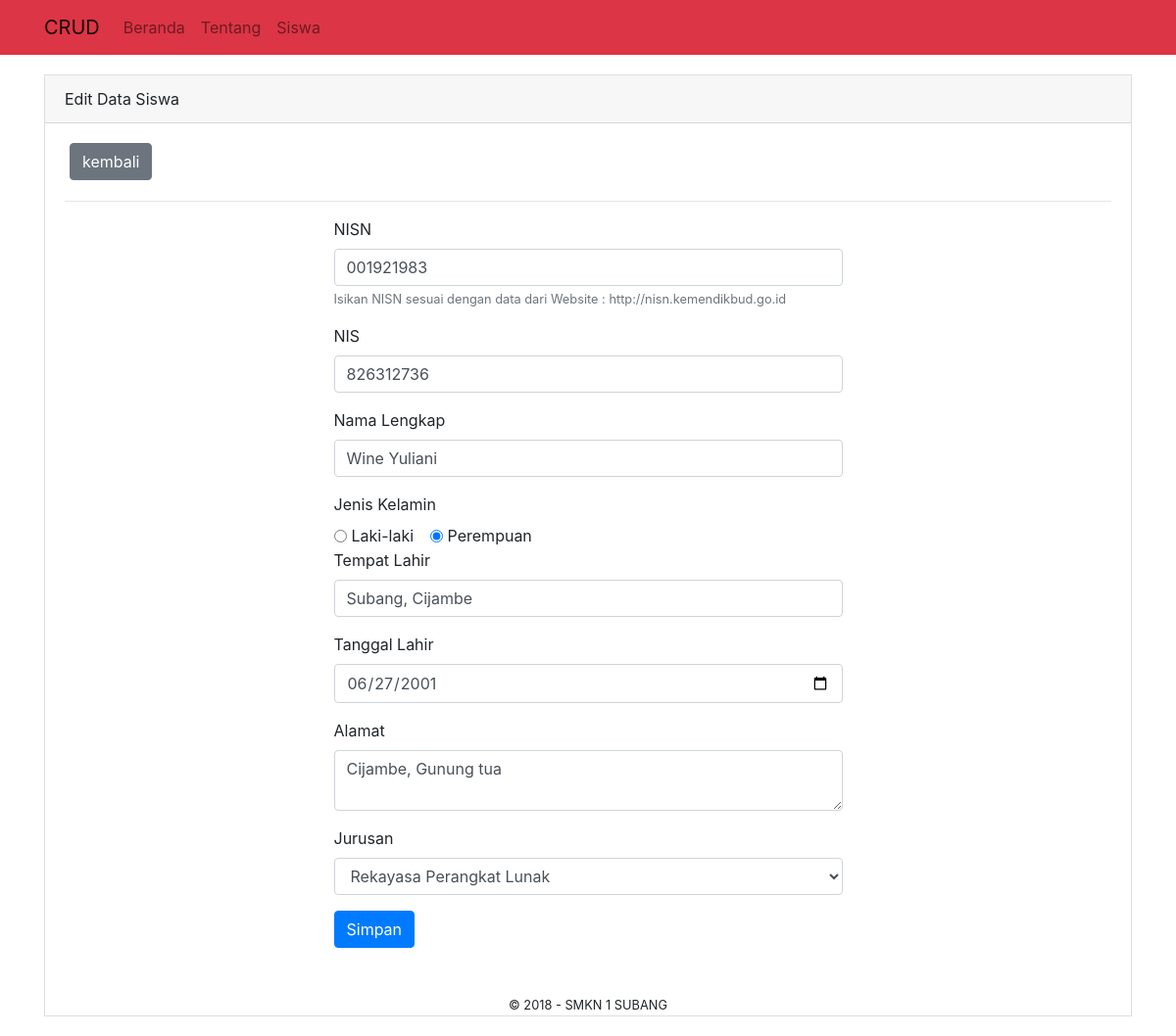
Page /index.php/siswa/edit/11 on the committed database.
### tables this page shows
CREATE TABLE `siswa` (
  `siswa_id` int(11) NOT NULL,
  `nisn` char(10) NOT NULL,
  `nis` char(10) NOT NULL,
  `nama_lengkap` varchar(255) NOT NULL,
  `jk` enum('L','P') NOT NULL,
  `tempat_lahir` varchar(255) NOT NULL,
  `tanggal_lahir` date NOT NULL,
  `alamat` text NOT NULL,
  `jurusan` enum('RPL','TKJ','DG','TBSM','TPM','AKL','OTKP','BDP') NOT NULL,
  `tanggal_entri` datetime NOT NULL
);

### application/controllers/Siswa.php (called while the page is built, shortened)
<?php
     class Siswa extends CI_Controller{
          function edit($id){
               $siswa = $this->db->get_where("siswa",array('siswa_id' => $id));
               $data["query"] = $siswa;
               $data["content"] = "pages/siswa_edit";
               $this->load->view("template", $data);
          }
     }
?>

### index.php (called while the page is built, shortened)
<?php
require_once BASEPATH.'core/CodeIgniter.php';

### application/views/pages/siswa_edit.php (the view, shortened to what this page needs)
<?php
	if ($query == NULL) {
		$title = "Tambah";
	}else{
		$title = "Edit";
	}
	$r = $query->result()[0];
?>
<div class="card card-default" style="border-radius: 0px;  margin: 20px 0;">
	<div class="card-header"><?php echo $title; ?> Data Siswa</div>
	<div class="card-body">
		<?php echo anchor ('siswa','kembali','class="btn btn-secondary"
		style="margin: 0 5px; margin-bottom: 5px;"'); ?>
		<hr/>
		<div class="row">
			<div class="col-md-3"></div>
			<div class="col-md-6">
				<form method="post" action="../update/<?php echo $r->siswa_id; ?>">
					<div class="form-group">
						<label>NISN</label>
						<input type="text" name="siswa_nisn" value="<?php echo $r->nisn; ?>"
						class="form-control" placeholder="..">
						<small class="form-text text-muted"> Isikan
						NISN sesuai dengan data dari Website :
						http://nisn.kemendikbud.go.id </small>
					</div>
					<div class="form-group">
						<label>NIS</label>
						<input type="text" name="siswa_nis"  value="<?php echo $r->nis; ?>"
						class="form-control" placeholder="...">
					</div>
					<div class="form-group">
						<label>Nama Lengkap</label>
						<input type="text" name="siswa_nama_lengkap" value="<?php echo $r->nama_lengkap; ?>"
						class="form-control" placeholder="...">
					</div>
					<div class="form-group">
						<label>Jenis Kelamin</label>
						<br/>
						<div class="form-check form-check-inline">
							<input class="form-check-input" <?php if($r->jk =='L') echo 'checked'; ?>
							type="radio" name="siswa_jk" value="L">
							<label class="form-check-label">Laki-laki</label>
					</div>
					<div class="form-check form-check-inline">
						<input class="form-check-input"	<?php if($r->jk =='P') echo 'checked'; ?>
						type="radio" name="siswa_jk" value="p">
						<label class="form-check-label">Perempuan</label>
					</div>
					<div class="form-group">
						<label>Tempat Lahir</label>
						<input type="text" name="siswa_tempat_lahir"  value="<?php echo $r->tempat_lahir; ?>"
						class="form-control" placeholder="...">
					</div>
					<div class="form-group">
						<label>Tanggal Lahir</label>
						<input type="date" name="siswa_tanggal_lahir"  value="<?php echo $r->tanggal_lahir; ?>"
						class="form-control" placeholder="...">
					</div>
					<div class="form-group">
						<label>Alamat</label>
						<textarea class="form-control"
						name="siswa_alamat" placeholder="..."
						style="height 100px;"><?php echo $r->alamat; ?></textarea>
					</div>
					<div class="form-group">
						<label>Jurusan</label>
						<?php
							$option = array
							(
								""=>"- Pilih Jurusan -",
								"DG"=> "Desain Grafika",
								"TPM"=> "Teknik Pemesinan",
								"TBSM"=> "Teknik Bisnis Sepeda Motor",
								"RPL"=> "Rekayasa Perangkat Lunak",
								"TKJ"=> "Teknik Komputer dan Jaringan",
								"OTKP"=> "Otomatisasi Tata Kelola Perkantoran",
								"BDP"=> "Bisnis Daring dan Pemasaran",
								"AKL"=> "Akuntansi Keuangan Lembaga"
							);
						?>
						<select class="form-control" name="siswa_jurusan">
							<?php
								foreach ($option as $key => $value) {
									if($r->jurusan == $key)
										echo '<option selected value="'.$key.'">'.$value.'</option>';
									else
										echo '<option value="'.$key.'">'.$value.'</option>';
								}
							?>
						</select>
					</div>
						<button type="submit" class="btn btn-primary mb-2"> Simpan </button>
					</form>
				</div>
				<div class="col-md-3"></div>
			</div>
			</div>

### rows in the picture
siswa: siswa_nisn "001921983", siswa_nis "826312736", siswa_nama_lengkap "Wine Yuliani", jk "☑", siswa_tempat_lahir "Subang, Cijambe", siswa_tanggal_lahir "06/27/2001", siswa_alamat "Cijambe, Gunung tua", siswa_jurusan "Rekayasa Perangkat Lunak"

### other values in the picture
anchor('beranda','Beranda','class="nav-item nav-link"') "Beranda"
anchor('tentang','Tentang','class="nav-item nav-link"') "Tentang"
anchor('siswa','Siswa','class="nav-item nav-link"') "Siswa"
$title "Edit"
